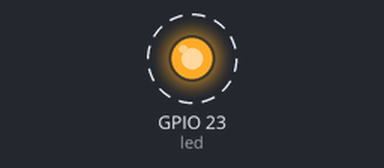
A program run on a simulated Raspberry Pi (BCM pin numbers). Shown: output pins drawn as LEDs (lit = HIGH). Dashed ring = blinking.

Above: at 0.5 s.
Timing chart, 0 to 4.6 s (numbered marks = the images above):
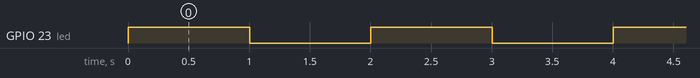

The program:

blinky.py
```python
import time
import lgpio as gpio

led = 23

# open the gpio chip and set the LED pin as output
h = gpio.gpiochip_open(0)
gpio.gpio_claim_output(h, led)

try:
    while True:
        # Turn the GPIO pin on
        gpio.gpio_write(h, led, 1)
        time.sleep(1)

        # Turn the GPIO pin off
        gpio.gpio_write(h, led, 0)
        time.sleep(1)
except KeyboardInterrupt:
    gpio.gpio_write(h, led, 0)
    gpio.gpiochip_close(h)
```

Measured:
- by itself, GPIO 23 (led): alternates HIGH for 1.0 s and LOW for 1.0 s
